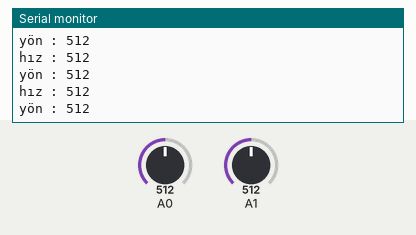
The sketch below on a simulated Arduino Uno, built with avr-gcc and run on an emulated ATmega328P. Parts: the last lines printed to the serial monitor. The inputs (shaded band) are chosen by the test bench; at power-on: A0 = 512, A1 = 512.

Above: at 1.3 s.
1.4 s: A0 set to 716
At 1.81 s:
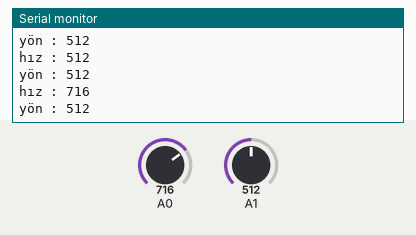
2.9 s: A1 set to 716
At 3.32 s:
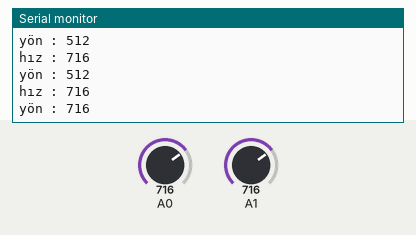
4.4 s: A0 set to 900
At 4.82 s:
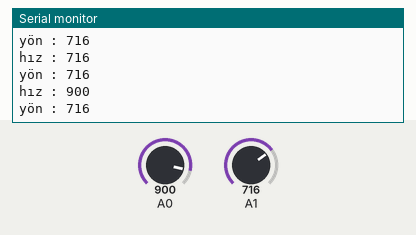
5.9 s: A1 set to 900
At 6.32 s:
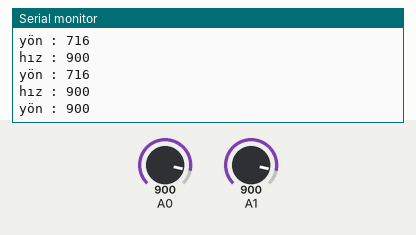
Timing chart, 0 to 8.4 s (numbered marks = the images above; inputs shaded):
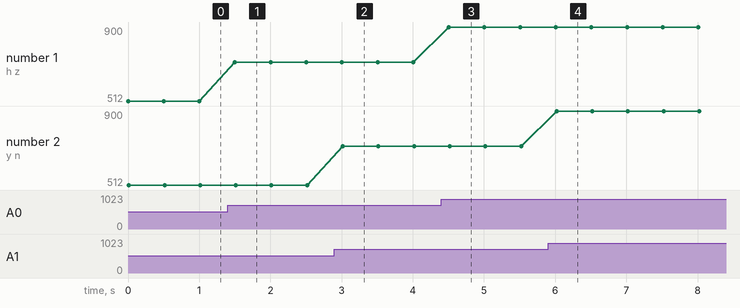

Measured:
- after the input at 1.4 s, the serial monitor: prints a new line after 0.10 s (image 1)
- after the input at 2.9 s, the serial monitor: prints a new line after 0.12 s (image 2)
- after the input at 4.4 s, the serial monitor: prints a new line after 0.11 s (image 3)
- after the input at 5.9 s, the serial monitor: prints a new line after 0.12 s (image 4)
- plotted number 1: 512 → 716 after the input at 1.4 s, 716 → 900 after the input at 4.4 s

The sketch:

RC_kol.ino
```cpp
int speed = 0;
int direction = 0;

void setup()
{
  Serial.begin(9600);
}

void loop()
{
  speed = analogRead(A0);//hız
  direction = analogRead(A1);//yön
  Serial.print("hız : ");
  Serial.println(speed);
  Serial.print("yön : ");
  Serial.println(direction);
  delay(500);
}
```
